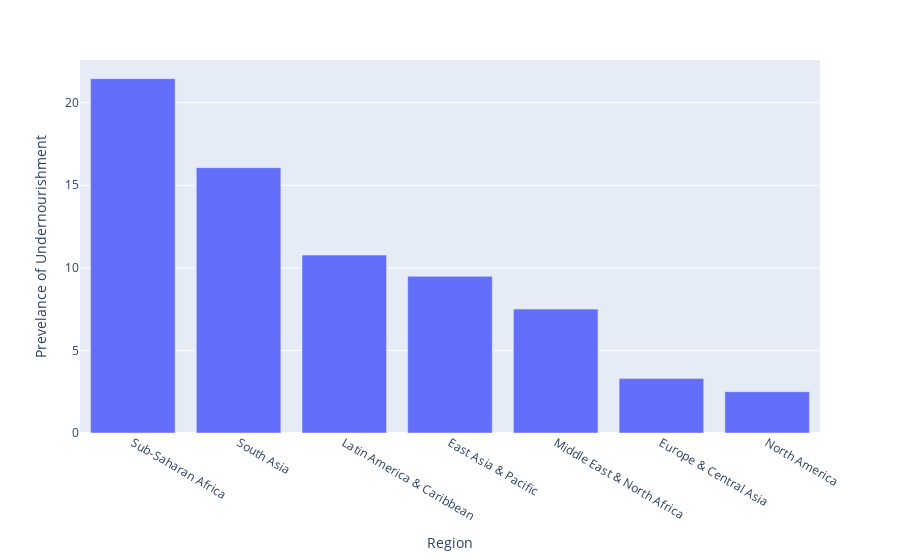

Notebook code cell kept with this figure:
### Markdown cell above
## Plotagem de gráfico da média de subnutrição das regiões globais

### Code cell
undernourishment_graphic = px.bar(undernourishment_per_region, x = undernourishment_per_region.index, y = 'Prevelance of Undernourishment')
undernourishment_graphic.show()

### Figure 1 — Plotly figure (JSON) as saved in the notebook; plotly's stock layout.template omitted (floating-point values rounded to 4 significant figures)
{"data": [{"alignmentgroup": "True", "hovertemplate": "Region=%{x}<br>Prevelance of Undernourishment=%{y}<extra></extra>", "legendgroup": "", "marker": {"color": "#636efa", "pattern": {"shape": ""}}, "name": "", "offsetgroup": "", "orientation": "v", "showlegend": false, "textposition": "auto", "type": "bar", "x": ["Sub-Saharan Africa", "South Asia", "Latin America & Caribbean", "East Asia & Pacific", "Middle East & North Africa", "Europe & Central Asia", "North America"], "xaxis": "x", "y": [21.46, 16.07, 10.77, 9.486, 7.504, 3.297, 2.5], "yaxis": "y"}], "layout": {"barmode": "relative", "legend": {"tracegroupgap": 0}, "margin": {"t": 60}, "xaxis": {"anchor": "y", "domain": [0, 1], "title": {"text": "Region"}}, "yaxis": {"anchor": "x", "domain": [0, 1], "title": {"text": "Prevelance of Undernourishment"}}}}
